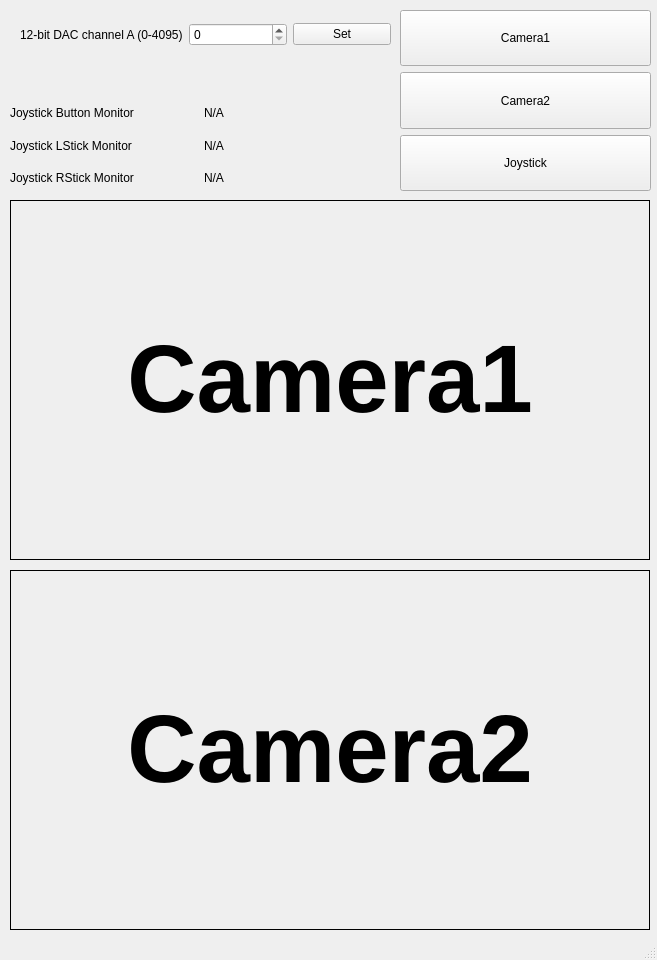
<?xml version="1.0" encoding="UTF-8"?>
<ui version="4.0">
 <class>MainWindow</class>
 <widget class="QMainWindow" name="MainWindow">
  <property name="enabled">
   <bool>true</bool>
  </property>
  <property name="geometry">
   <rect>
    <x>0</x>
    <y>0</y>
    <width>657</width>
    <height>960</height>
   </rect>
  </property>
  <property name="windowTitle">
   <string>Xavier Autonomous Car</string>
  </property>
  <widget class="QWidget" name="centralwidget">
   <widget class="QLabel" name="view_webcam">
    <property name="geometry">
     <rect>
      <x>10</x>
      <y>200</y>
      <width>640</width>
      <height>360</height>
     </rect>
    </property>
    <property name="layoutDirection">
     <enum>Qt::LeftToRight</enum>
    </property>
    <property name="autoFillBackground">
     <bool>false</bool>
    </property>
    <property name="frameShape">
     <enum>QFrame::Box</enum>
    </property>
    <property name="text">
     <string>&lt;html&gt;&lt;head/&gt;&lt;body&gt;&lt;p&gt;&lt;span style=&quot; font-size:72pt; font-weight:600;&quot;&gt;Camera1&lt;/span&gt;&lt;/p&gt;&lt;/body&gt;&lt;/html&gt;</string>
    </property>
    <property name="alignment">
     <set>Qt::AlignCenter</set>
    </property>
   </widget>
   <widget class="QLabel" name="view_webcam_2">
    <property name="geometry">
     <rect>
      <x>10</x>
      <y>570</y>
      <width>640</width>
      <height>360</height>
     </rect>
    </property>
    <property name="layoutDirection">
     <enum>Qt::LeftToRight</enum>
    </property>
    <property name="autoFillBackground">
     <bool>false</bool>
    </property>
    <property name="frameShape">
     <enum>QFrame::Box</enum>
    </property>
    <property name="text">
     <string>&lt;html&gt;&lt;head/&gt;&lt;body&gt;&lt;p&gt;&lt;span style=&quot; font-size:72pt; font-weight:600;&quot;&gt;Camera2&lt;/span&gt;&lt;/p&gt;&lt;/body&gt;&lt;/html&gt;</string>
    </property>
    <property name="alignment">
     <set>Qt::AlignCenter</set>
    </property>
   </widget>
   <widget class="QWidget" name="layoutWidget">
    <property name="geometry">
     <rect>
      <x>400</x>
      <y>10</y>
      <width>251</width>
      <height>181</height>
     </rect>
    </property>
    <layout class="QVBoxLayout" name="verticalLayout">
     <item>
      <widget class="QPushButton" name="btn_camera">
       <property name="sizePolicy">
        <sizepolicy hsizetype="Minimum" vsizetype="Expanding">
         <horstretch>0</horstretch>
         <verstretch>0</verstretch>
        </sizepolicy>
       </property>
       <property name="text">
        <string>Camera1</string>
       </property>
       <property name="checkable">
        <bool>true</bool>
       </property>
      </widget>
     </item>
     <item>
      <widget class="QPushButton" name="btn_camera2">
       <property name="sizePolicy">
        <sizepolicy hsizetype="Minimum" vsizetype="Expanding">
         <horstretch>0</horstretch>
         <verstretch>0</verstretch>
        </sizepolicy>
       </property>
       <property name="text">
        <string>Camera2</string>
       </property>
       <property name="checkable">
        <bool>true</bool>
       </property>
      </widget>
     </item>
     <item>
      <widget class="QPushButton" name="btn_joystick">
       <property name="sizePolicy">
        <sizepolicy hsizetype="Minimum" vsizetype="Expanding">
         <horstretch>0</horstretch>
         <verstretch>0</verstretch>
        </sizepolicy>
       </property>
       <property name="text">
        <string>Joystick</string>
       </property>
       <property name="checkable">
        <bool>true</bool>
       </property>
      </widget>
     </item>
    </layout>
   </widget>
   <widget class="QWidget" name="layoutWidget">
    <property name="geometry">
     <rect>
      <x>10</x>
      <y>100</y>
      <width>381</width>
      <height>91</height>
     </rect>
    </property>
    <layout class="QGridLayout" name="gridLayout">
     <item row="0" column="0">
      <widget class="QLabel" name="label">
       <property name="enabled">
        <bool>true</bool>
       </property>
       <property name="text">
        <string>Joystick Button Monitor</string>
       </property>
      </widget>
     </item>
     <item row="0" column="1">
      <widget class="QLabel" name="lbl_joystick_button">
       <property name="text">
        <string>N/A</string>
       </property>
      </widget>
     </item>
     <item row="1" column="0">
      <widget class="QLabel" name="label_2">
       <property name="enabled">
        <bool>true</bool>
       </property>
       <property name="text">
        <string>Joystick LStick Monitor</string>
       </property>
      </widget>
     </item>
     <item row="1" column="1">
      <widget class="QLabel" name="lbl_joystick_lstick">
       <property name="text">
        <string>N/A</string>
       </property>
      </widget>
     </item>
     <item row="2" column="0">
      <widget class="QLabel" name="label_3">
       <property name="enabled">
        <bool>true</bool>
       </property>
       <property name="text">
        <string>Joystick RStick Monitor</string>
       </property>
      </widget>
     </item>
     <item row="2" column="1">
      <widget class="QLabel" name="lbl_joystick_rstick">
       <property name="text">
        <string>N/A</string>
       </property>
      </widget>
     </item>
    </layout>
   </widget>
   <widget class="QWidget" name="">
    <property name="geometry">
     <rect>
      <x>20</x>
      <y>20</y>
      <width>371</width>
      <height>29</height>
     </rect>
    </property>
    <layout class="QHBoxLayout" name="horizontalLayout">
     <item>
      <widget class="QLabel" name="label_4">
       <property name="text">
        <string>12-bit DAC channel A (0-4095)</string>
       </property>
      </widget>
     </item>
     <item>
      <widget class="QSpinBox" name="spb_vol_A">
       <property name="maximum">
        <number>4095</number>
       </property>
      </widget>
     </item>
     <item>
      <widget class="QPushButton" name="btn_set_A">
       <property name="text">
        <string>Set</string>
       </property>
      </widget>
     </item>
    </layout>
   </widget>
  </widget>
  <widget class="QMenuBar" name="menubar">
   <property name="geometry">
    <rect>
     <x>0</x>
     <y>0</y>
     <width>657</width>
     <height>25</height>
    </rect>
   </property>
  </widget>
  <widget class="QStatusBar" name="statusbar"/>
 </widget>
 <resources/>
 <connections/>
</ui>
